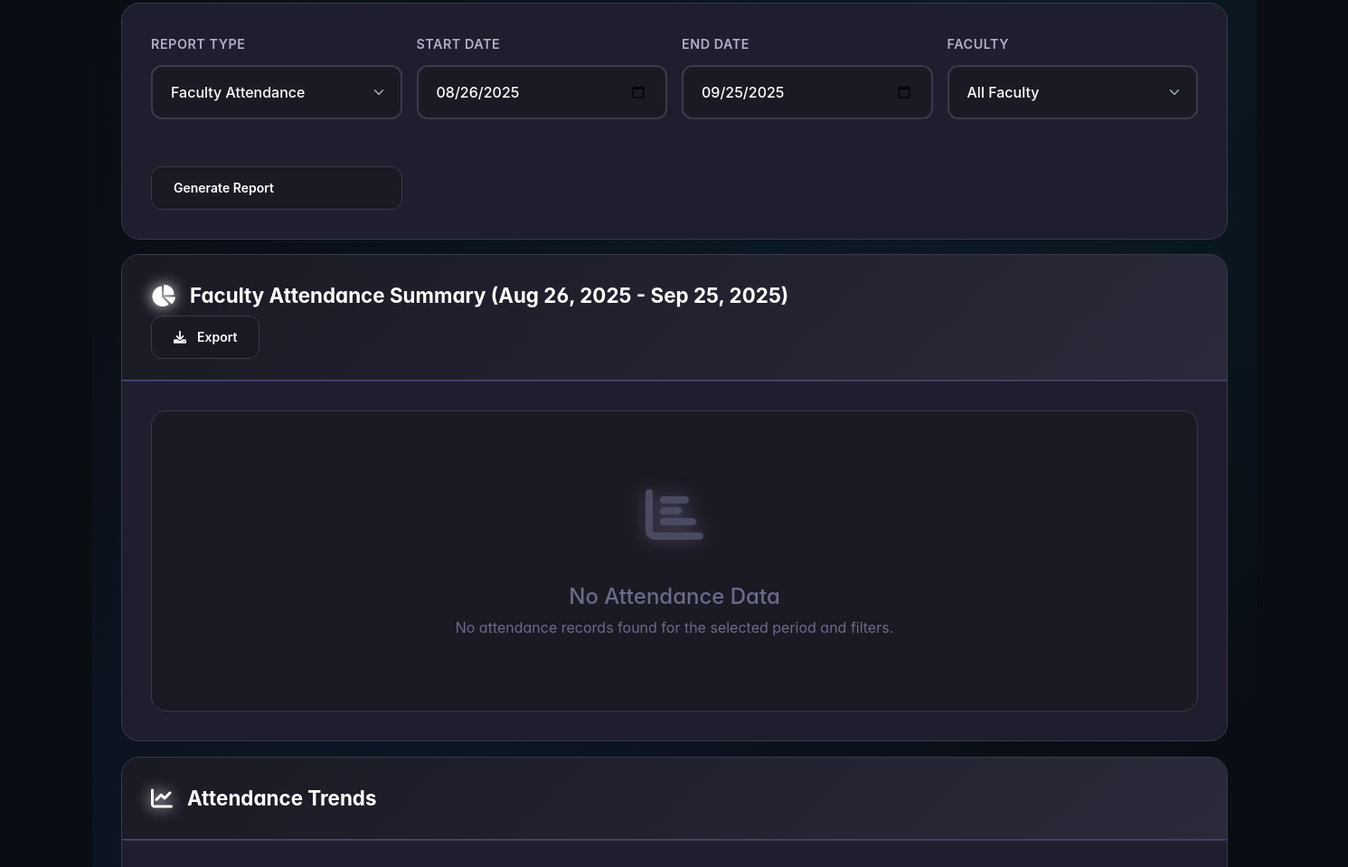
/attendance/reports (signed in, middle part), run on an earlier commit of the app's database.
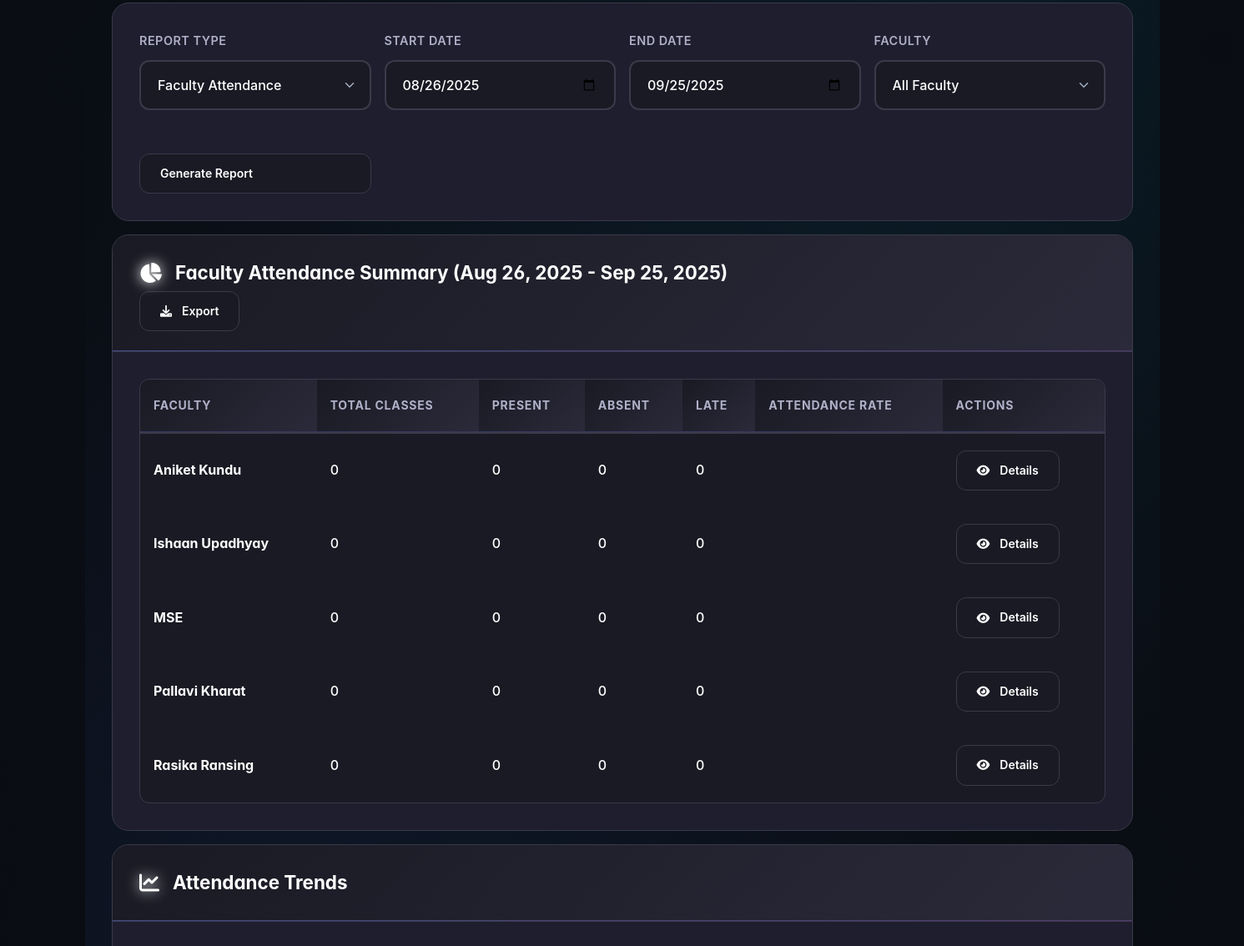
And on a later commit of the database.
### tables this page shows
CREATE TABLE faculty (
            id INTEGER PRIMARY KEY AUTOINCREMENT,
            name TEXT NOT NULL,
            employee_id TEXT UNIQUE NOT NULL,
            department_id INTEGER,
            max_hours_per_day INTEGER DEFAULT 8,
            preferred_times TEXT,
            created_at DATETIME DEFAULT CURRENT_TIMESTAMP,
            FOREIGN KEY (department_id) REFERENCES departments (id)
        );

### routes/attendance.py (the view, shortened to what this page needs)
@attendance_bp.route('/attendance/reports')
@admin_required
def attendance_reports():
    report_type = request.args.get('type', 'faculty')
    start_date = request.args.get('start_date', (date.today() - timedelta(days=30)).isoformat())
    end_date = request.args.get('end_date', date.today().isoformat())
    faculty_id = request.args.get('faculty_id')
    batch_id = request.args.get('batch_id')
    try:
        start_dt = datetime.strptime(start_date, '%Y-%m-%d').date()
        end_dt = datetime.strptime(end_date, '%Y-%m-%d').date()
    except:
        start_dt = date.today() - timedelta(days=30)
        end_dt = date.today()
    conn = sqlite3.connect('timetable.db')
    conn.row_factory = sqlite3.Row
    cursor = conn.cursor()
    if report_type == 'faculty':
        query = '''
            SELECT f.id, f.name,
                   COUNT(a.id) as total_classes,
                   SUM(CASE WHEN a.status = 'Present' THEN 1 ELSE 0 END) as present_classes,
                   SUM(CASE WHEN a.status = 'Absent' THEN 1 ELSE 0 END) as absent_classes,
                   SUM(CASE WHEN a.status = 'Late' THEN 1 ELSE 0 END) as late_classes
            FROM faculty f
            LEFT JOIN attendance a ON f.id = a.faculty_id AND a.date BETWEEN ? AND ?
            WHERE 1=1
        '''
        params = [start_dt.isoformat(), end_dt.isoformat()]
        if faculty_id:
            query += ' AND f.id = ?'
            params.append(faculty_id)
        query += ' GROUP BY f.id, f.name ORDER BY f.name'
        cursor.execute(query, params)
        report_data = cursor.fetchall()
    cursor.execute('SELECT id, name FROM faculty ORDER BY name')
    faculty_list = cursor.fetchall()
    cursor.execute('SELECT id, name FROM batches ORDER BY name')
    batches_list = cursor.fetchall()
    conn.close()
    return render_template('attendance_reports.html',
                         report_type=report_type,
                         report_data=report_data,
                         start_date=start_dt,
                         end_date=end_dt,
                         faculty_list=faculty_list,
                         batches_list=batches_list,
                         selected_faculty=faculty_id,
                         selected_batch=batch_id)

### app.py (called while the page is built)
@app.context_processor
def inject_notifications():
    if 'user_id' in session:
        conn = sqlite3.connect('timetable.db')
        conn.row_factory = sqlite3.Row
        cursor = conn.cursor()
        cursor.execute('SELECT COUNT(*) as count FROM notifications WHERE user_id = ? AND is_read = 0', (session['user_id'],))
        notification_count = cursor.fetchone()['count']
        conn.close()
        return {'notification_count': notification_count}
    return {'notification_count': 0}

@app.context_processor
def inject_notifications():
    if 'user_id' in session:
        conn = sqlite3.connect('timetable.db')
        conn.row_factory = sqlite3.Row
        cursor = conn.cursor()
        cursor.execute('SELECT COUNT(*) as count FROM notifications WHERE user_id = ? AND is_read = 0', (session['user_id'],))
        notification_count = cursor.fetchone()['count']
        conn.close()
        return {'notification_count': notification_count}
    return {'notification_count': 0}

@app.context_processor
def utility_processor():
    return dict(get_faculty_subjects=get_faculty_subjects)

### templates/attendance_reports.html (shortened to what the changed rows need)
{% extends "base.html" %}
{% block content %}
<div class="dashboard-container">
    <div class="content-card mb-3">
        <div class="card-content">
            {% if report_data %}
            <div class="table-container">
                <table class="modern-table">
                    <thead>
                        <tr>
                            <th>{% if report_type == 'faculty' %}Faculty{% else %}Batch{% endif %}</th>
                            <th>Total Classes</th>
                            <th>Present</th>
                            <th>Absent</th>
                            <th>Late</th>
                            <th>Attendance Rate</th>
                            <th>Actions</th>
                        </tr>
                    </thead>
                    <tbody>
                        {% for item in report_data %}
                        <tr class="table-row">
                            <td class="table-cell fw-bold">
                                {% if report_type == 'faculty' %}
                                {{ item.name }}
                                {% else %}
                                {{ item.name }}
                                {% endif %}
                            </td>
                            <td class="table-cell">{{ item.total_classes }}</td>
                            <td class="table-cell">{{ item.present_classes }}</td>
                            <td class="table-cell">{{ item.absent_classes }}</td>
                            <td class="table-cell">{{ item.late_classes }}</td>
                            <td class="table-cell">
                                {% set attendance_rate = (item.present_classes / item.total_classes * 100) if item.total_classes > 0 else 0 %}
                                <div class="progress" style="height: 20px;">
                                    </div>
                            </td>
                            <td class="table-cell">
                                <button class="action-btn action-blue"
                                        onclick="viewDetails('{{ item.id }}')">
                                    <i class="fas fa-eye"></i> Details
                                </button>
                            </td>
                        </tr>
                        {% endfor %}
                    </tbody>
                </table>
            </div>
            {% else %}
            <div class="empty-state">
                <div class="empty-icon">
                    <i class="fas fa-chart-bar"></i>
                </div>
                <h4>No Attendance Data</h4>
                <p>No attendance records found for the selected period and filters.</p>
            </div>
            {% endif %}
        </div>
    </div>
</div>
{% endblock %}

What changed in the data, as far as the page shows it:
added faculty: name "Aniket Kundu", total_classes "0", present_classes "0", absent_classes "0", late_classes "0"
added faculty: name "Ishaan Upadhyay", total_classes "0", present_classes "0", absent_classes "0", late_classes "0"
added faculty: name "MSE", total_classes "0", present_classes "0", absent_classes "0", late_classes "0"
added faculty: name "Pallavi Kharat", total_classes "0", present_classes "0", absent_classes "0", late_classes "0"
added faculty: name "Rasika Ransing", total_classes "0", present_classes "0", absent_classes "0", late_classes "0"
Also different on the page:
text no longer shown: "No Attendance Data No attendance records found for the selected period and filters."
text now shown: "FACULTY TOTAL CLASSES PRESENT ABSENT LATE ATTENDANCE RATE ACTIONS"
